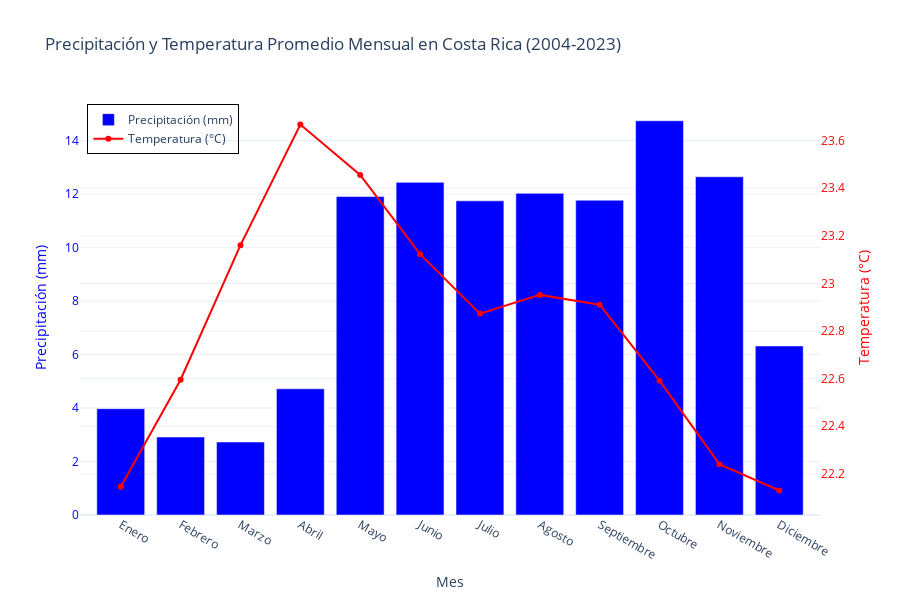

The notebook cell saved with this chart:
### Code cell
# Crear una figura
fig = go.Figure()

# Añadir las barras de precipitación
fig.add_trace(
    go.Bar(
        x=clima['mes'],
        y=clima['precipitacion'],
        name='Precipitación (mm)',
        marker_color='blue',
        yaxis='y1'
    )
)

# Añadir la línea de temperatura
fig.add_trace(
    go.Scatter(
        x=clima['mes'],
        y=clima['temperatura'],
        name='Temperatura (°C)',
        mode='lines+markers',
        marker=dict(color='red'),
        line=dict(color='red'),
        yaxis='y2'
    )
)

# Actualizar el layout para incluir dos ejes Y
fig.update_layout(
    title='Precipitación y Temperatura Promedio Mensual en Costa Rica (2004-2023)',
    xaxis=dict(
        title='Mes',
        tickmode='linear'
    ),
    yaxis=dict(
        title='Precipitación (mm)',
        titlefont=dict(color='blue'),
        tickfont=dict(color='blue')
    ),
    yaxis2=dict(
        title='Temperatura (°C)',
        titlefont=dict(color='red'),
        tickfont=dict(color='red'),
        overlaying='y',
        side='right'
    ),
    legend=dict(
        x=0.01,
        y=0.99,
        bgcolor='rgba(255,255,255,0)',
        bordercolor="Black",
        borderwidth=1
    ),
    template='plotly_white',
    width=900,
    height=600
)

# Mostrar el gráfico
fig.show()

### Figure 1 — Plotly figure (JSON) as saved in the notebook; plotly's stock layout.template omitted (floating-point values rounded to 4 significant figures)
{"data": [{"marker": {"color": "blue"}, "name": "Precipitación (mm)", "type": "bar", "x": ["Enero", "Febrero", "Marzo", "Abril", "Mayo", "Junio", "Julio", "Agosto", "Septiembre", "Octubre", "Noviembre", "Diciembre"], "y": [3.977, 2.916, 2.729, 4.718, 11.91, 12.44, 11.75, 12.03, 11.77, 14.74, 12.65, 6.321], "yaxis": "y"}, {"line": {"color": "red"}, "marker": {"color": "red"}, "mode": "lines+markers", "name": "Temperatura (°C)", "type": "scatter", "x": ["Enero", "Febrero", "Marzo", "Abril", "Mayo", "Junio", "Julio", "Agosto", "Septiembre", "Octubre", "Noviembre", "Diciembre"], "y": [22.15, 22.6, 23.16, 23.67, 23.46, 23.12, 22.87, 22.95, 22.91, 22.59, 22.24, 22.13], "yaxis": "y2"}], "layout": {"height": 600, "legend": {"bgcolor": "rgba(255,255,255,0)", "bordercolor": "Black", "borderwidth": 1, "x": 0.01, "y": 0.99}, "title": {"text": "Precipitación y Temperatura Promedio Mensual en Costa Rica (2004-2023)"}, "width": 900, "xaxis": {"tickmode": "linear", "title": {"text": "Mes"}}, "yaxis": {"tickfont": {"color": "blue"}, "title": {"font": {"color": "blue"}, "text": "Precipitación (mm)"}}, "yaxis2": {"overlaying": "y", "side": "right", "tickfont": {"color": "red"}, "title": {"font": {"color": "red"}, "text": "Temperatura (°C)"}}}}
